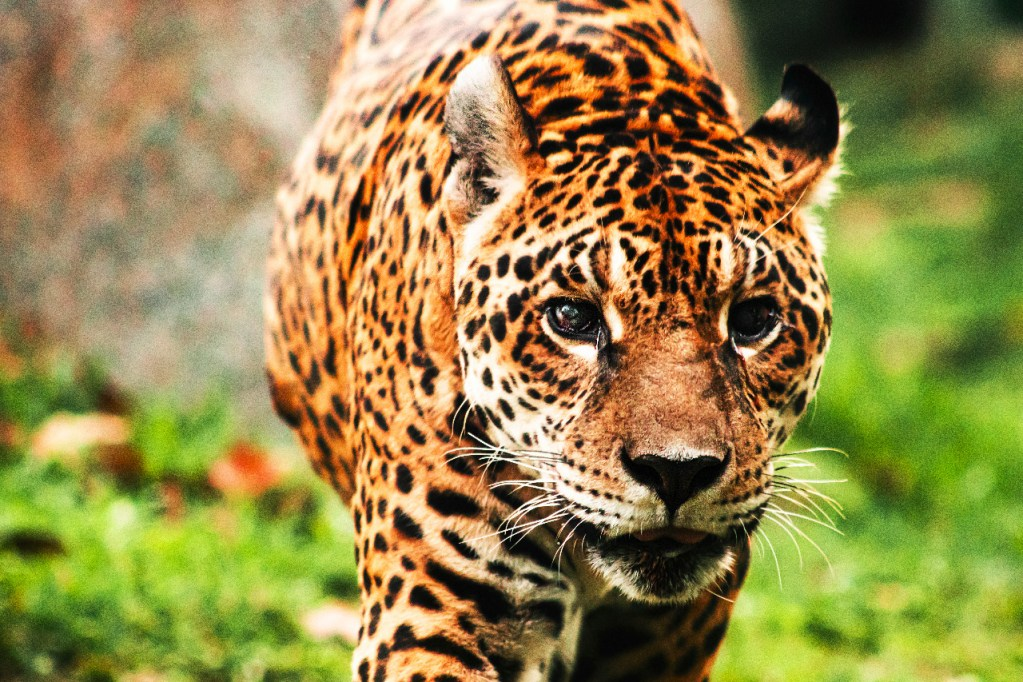
#> input picture estudo-opencv/entrada.jpg, 1023 x 682 px
$ python histogramaEqualizacao.py
#> lines starting #> are read from the running program, lines starting #| are printed output that depends on the picture
""""" # 2 HISTOGRAMS DA IMAGEM CINZA E BGR
# x = intensidade do pixiel /y = quantidade de pixels daquela intensidade
import numpy as np
import cv2
from matplotlib import pyplot as plt

# Carregar a imagem
img = cv2.imread('../images.jpg')
# Dividir a imagem nos canais de cores cinza
img2 = cv2.cvtColor(img, cv2.COLOR_BGR2GRAY) #converte P&B
cv2.imshow("Imagem P&B", img2)

histogramaCinza = cv2.calcHist([img2], [0], None, [256], [0, 256])
# Dividir a imagem nos canais de cores BGR
(canalAzul, canalVerde, canalVermelho) = cv2.split(img)
# Calcular o histograma de cada canal de cor
histogramaAzul = cv2.calcHist([canalAzul], [0], None, [256], [0, 256])
histogramaVerde = cv2.calcHist([canalVerde], [0], None, [256], [0, 256])
histogramaVermelho = cv2.calcHist([canalVermelho], [0], None, [256], [0, 256])

# Plotar os histogramas
plt.figure(figsize=(12, 6))

plt.subplot(1, 2, 1)
plt.plot(histogramaCinza, color='black', label='Cinza')
plt.xlim([0, 256])
plt.title("Histograma Cinza")
plt.xlabel("Intensidade")
plt.ylabel("Qtde de Pixels")

plt.subplot(1, 2, 2)
plt.plot(histogramaAzul, color='blue', label='Azul')
plt.plot(histogramaVerde, color='green', label='Verde')
plt.plot(histogramaVermelho, color='red', label='Vermelho')
plt.xlim([0, 256])
plt.title("Histograma BGR")
plt.xlabel("Intensidade")
plt.ylabel("Qtde de Pixels")

plt.legend()
plt.show()

cv2.waitKey(0)
"""""

""""" # HISTOGRARMA NA ESCALA CINZA
import matplotlib.pyplot as plt
import cv2
img = cv2.imread('../entrada.jpg')
img = cv2.cvtColor(img, cv2.COLOR_BGR2GRAY) #converte P&B
cv2.imshow("Imagem P&B", img)

#Função calcHist para calcular o hisograma da imagem
h = cv2.calcHist([img], [0], None, [256], [0, 256])
plt.figure()
plt.title("Histograma P&B")
plt.xlabel("Intensidade")
plt.ylabel("Qtde de Pixels")
plt.plot(h)
plt.xlim([0, 256])
plt.hist(img.ravel(),256,[0,256]) #espaço onde nao existe pixel
plt.show()
cv2.waitKey(0)
"""""

""""" # plota o grafico nos 3 canais de cores passados
from matplotlib import pyplot as plt
import numpy as np
import cv2
img = cv2.imread('../images.jpg')
cv2.imshow("Imagem Colorida", img)
#Separa os canais
canais = cv2.split(img)
cores = ("b", "g", "r")

plt.figure()
plt.title("Histograma Colorido")
plt.xlabel("Intensidade")
plt.ylabel("Número de Pixels")

for (canal, cor) in zip(canais, cores): #cria lista de tuplas formada pela uniao das listas passadas
    #Este loop executa 3 vezes, uma para cada canal
    hist = cv2.calcHist([canal], [0], None, [256], [0, 256])
    plt.plot(hist, color = cor)
plt.xlim([0, 256])
plt.show()
"""""


# A intenção neste caso é distribuir de forma mais uniforme as intensidades dos pixels sobre a imagem
#  No histograma é possível identificar a diferença pois o acumulo de pixels próximo a alguns valores é suavizado.

# Perceba que a equalização faz com que a distribuição das intensidades dos pixels de 0
# a 255 seja uniforme. Portanto teremos a mesma quantidade de pixels com valores na faixa de
# 0 a 10 (pixels muito escuros) e na faixa de 245 a 255 (pixels muito claros).

# Dessa forma temos uma distribuição mais uniforme das intensidades dos pixels na
# imagem. Lembre-se que detalhes podem inclusive serem perdidos com este processamento de imagem.

from matplotlib import pyplot as plt
import numpy as np
import cv2
img = cv2.imread('../entrada.jpg')
#> img is the input picture: shape (682, 1023, 3); mean B, G, R 75, 136.1, 149.7
img = cv2.cvtColor(img, cv2.COLOR_BGR2GRAY)
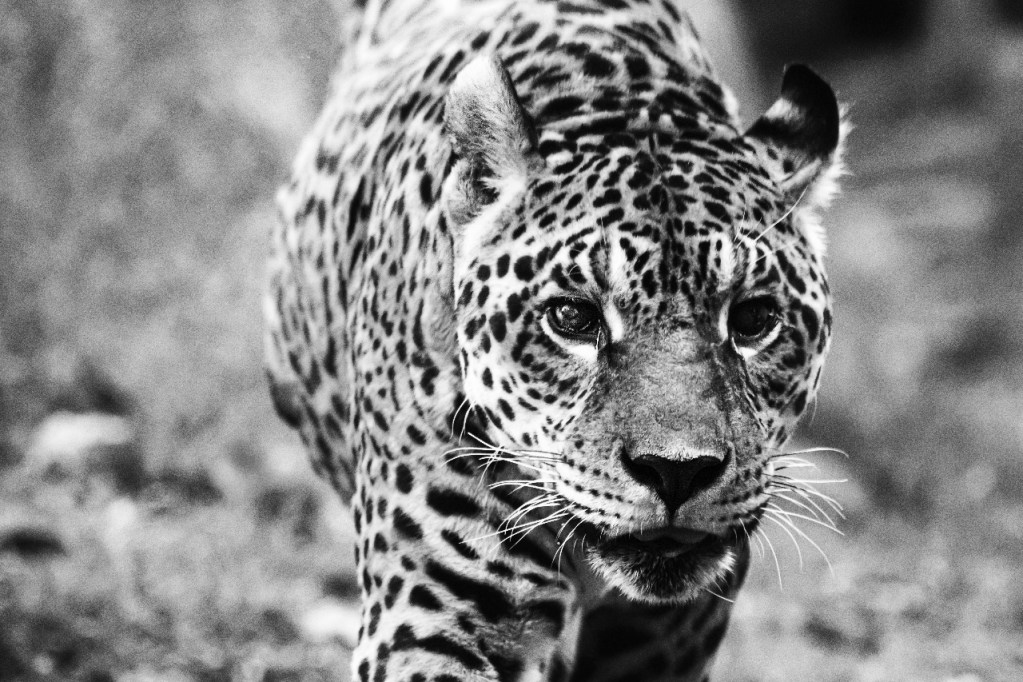
#> img: shape (682, 1023); min 0, max 255, mean 133.2
h_eq = cv2.equalizeHist(img)
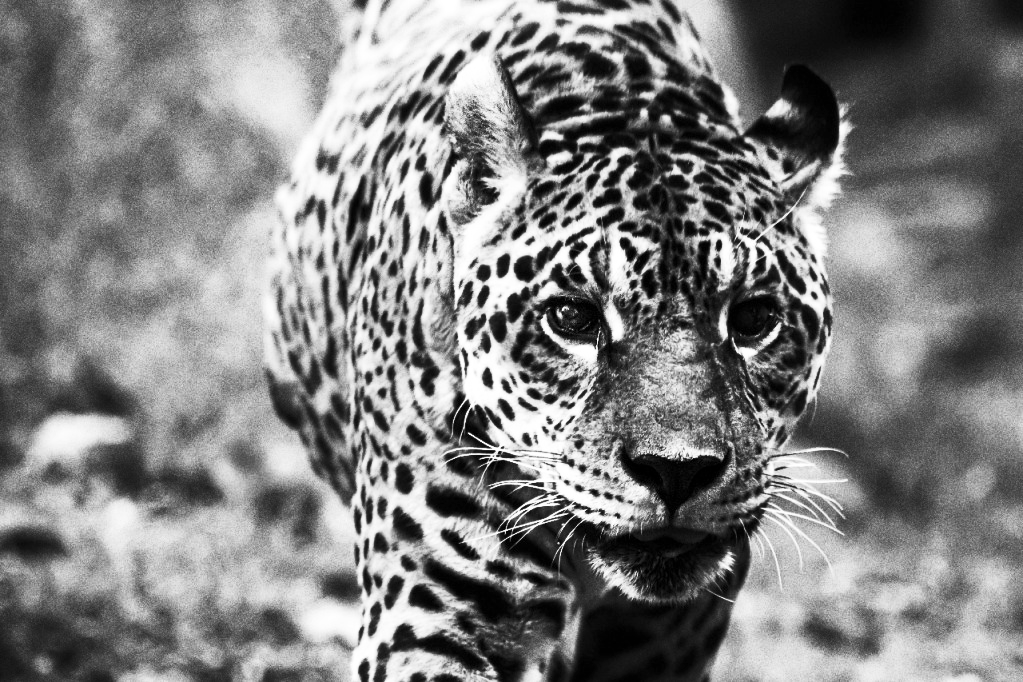
#> h_eq: shape (682, 1023); min 0, max 255, mean 128.1

plt.figure()
plt.title("Histograma Equalizado")
plt.xlabel("Intensidade")
plt.ylabel("Qtde de Pixels")
plt.hist(h_eq.ravel(), 256, [0,256])
plt.xlim([0, 256])
plt.show()
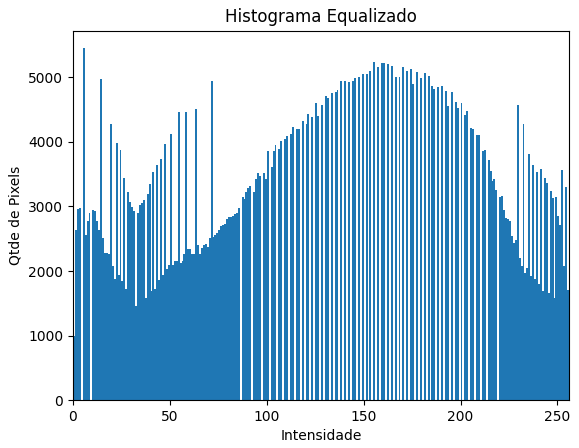
#> figure drawn by matplotlib, 1 panel; tallest bar 5450 high, from x = 5 to 6

plt.figure()
plt.title("Histograma Original")
plt.xlabel("Intensidade")
plt.ylabel("Qtde de Pixels")
plt.hist(img.ravel(), 256, [0,256])
plt.xlim([0, 256])
plt.show()
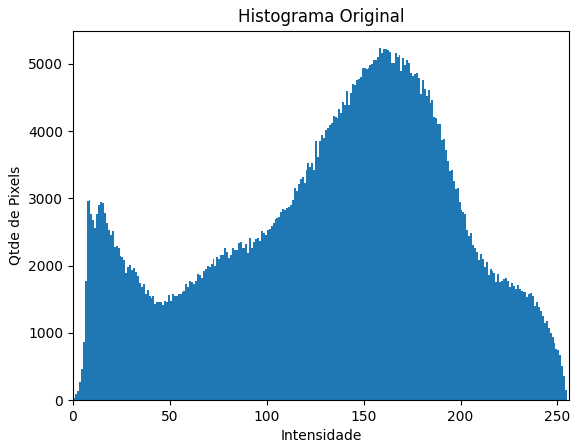
#> figure drawn by matplotlib, 1 panel; tallest bar 5233 high, from x = 158 to 159
cv2.waitKey(0)

$ run again, with estudo-opencv/cat.jpg copied over estudo-opencv/entrada.jpg
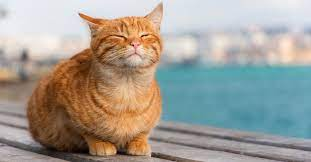
#> input picture estudo-opencv/cat.jpg, 311 x 162 px
#> img is the input picture: shape (162, 311, 3); mean B, G, R 149.3, 158.2, 163.1
#> img: shape (162, 311)
#> `h_eq = cv2.equalizeHist(img)`:
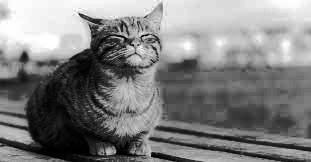
#> h_eq: shape (162, 311); min 0, max 255, mean 128.4
#> `plt.show()`:
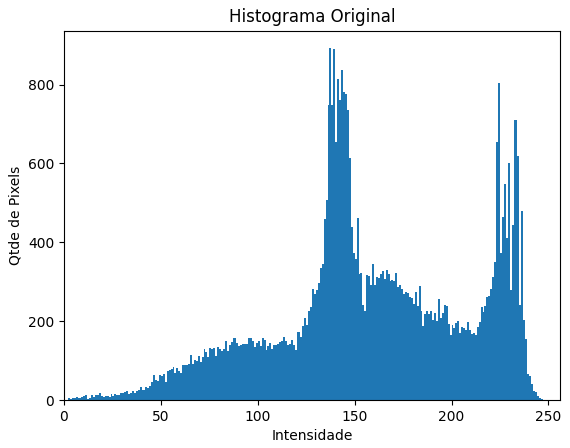
#> figure drawn by matplotlib, 1 panel; tallest bar 892 high, from x = 137 to 138

$ run again, with estudo-opencv/city.jpg copied over estudo-opencv/entrada.jpg
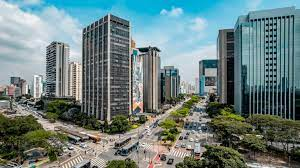
#> input picture estudo-opencv/city.jpg, 300 x 168 px
#> img is the input picture: shape (168, 300, 3); mean B, G, R 127.4, 128.2, 108.1
#> img: shape (168, 300)
#> `h_eq = cv2.equalizeHist(img)`:
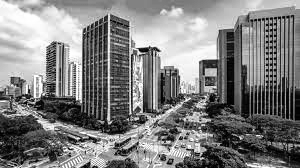
#> h_eq: shape (168, 300); min 0, max 255, mean 127.9
#> `plt.show()`:
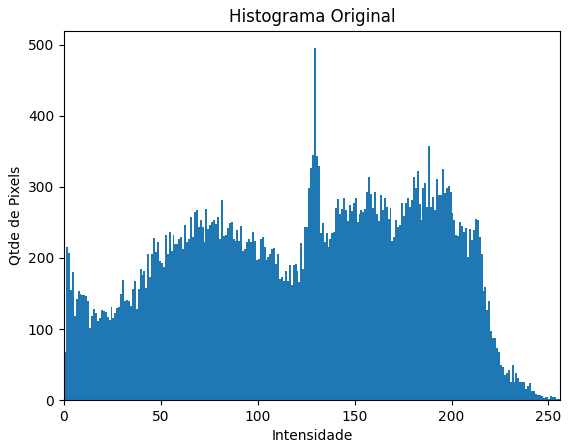
#> figure drawn by matplotlib, 1 panel; tallest bar 495 high, from x = 129 to 130
